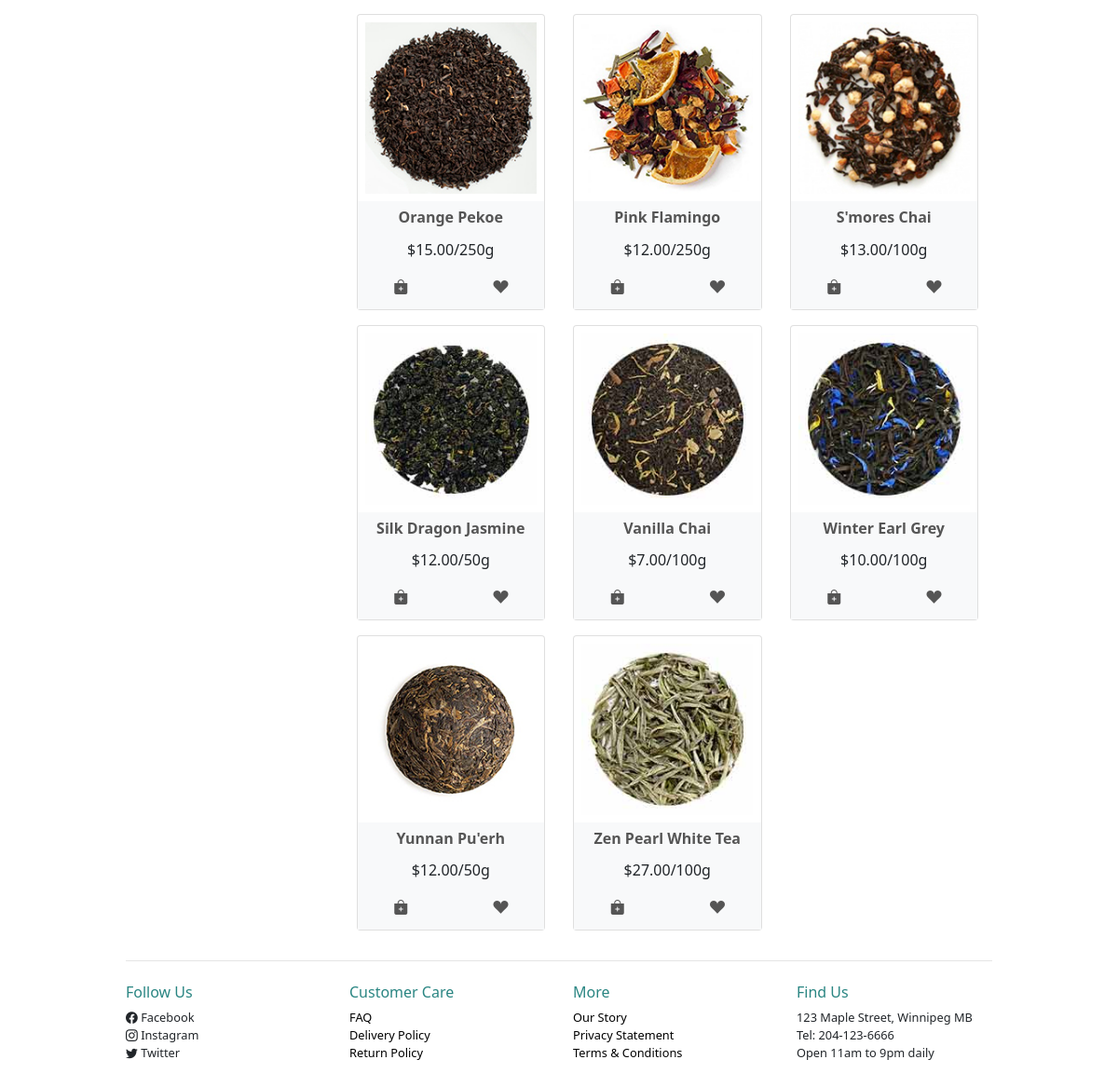
Before: /?page=teas (lower part) with the older database file.
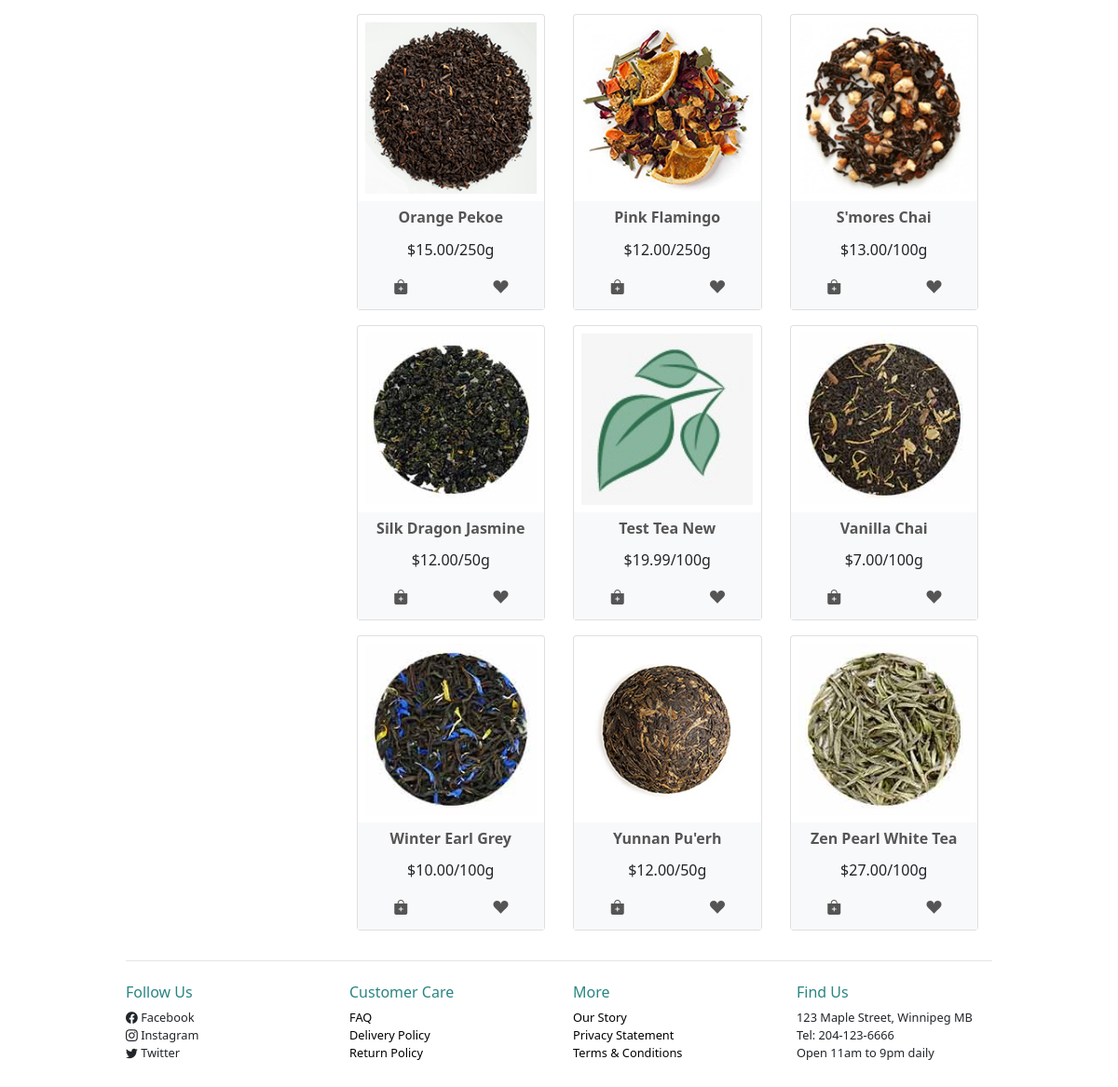
After: the same page with the newer database file.
### tables this page shows
CREATE TABLE `teas` (
  `id` int(11) NOT NULL AUTO_INCREMENT,
  `name` varchar(45) NOT NULL,
  `price` decimal(4,2) NOT NULL,
  `weight` enum('50g','100g','250g') NOT NULL,
  `type` enum('black','green','white','herbal','oolong','pu''erh','rooibos') NOT NULL,
  `caffeine` enum('high','medium','low','caffeine-free') DEFAULT NULL,
  `origin` varchar(45) DEFAULT NULL,
  `expire_date` date DEFAULT NULL,
  `organic` tinyint(1) NOT NULL DEFAULT 1,
  `ingredients` mediumtext DEFAULT NULL,
  `description` longtext DEFAULT NULL,
  `SKU` char(11) NOT NULL,
  `image` varchar(45) DEFAULT NULL,
  `created_at` datetime DEFAULT current_timestamp(),
  `updated_at` datetime DEFAULT NULL,
  `deleted_at` datetime DEFAULT NULL,
  PRIMARY KEY (`id`),
  FULLTEXT KEY `name` (`name`,`ingredients`)
);

### controllers/teas.php (called while the page is built, shortened)
<?php
require __DIR__ . '/../models/teas_model.php';
if(!empty($_GET['type'])){
    $teas = allTeasbyType($dbh, $_GET['type']);
    $title = 'Shop ' . ucwords($_GET['type']) . ' Tea:';
}elseif(!empty($_GET['caffeine'])){
    $teas = allTeasbyCaffeine($dbh, $_GET['caffeine']);
    $title = 'Shop ' .  ucwords($_GET['caffeine']) . ' Level:';
}else{
    $teas = allTeas($dbh);
}
require __DIR__ . '/../views/teas.php';

### public/index.php (called while the page is built, shortened)
<?php
try{
    $path = __DIR__ . '/../controllers/' . $_GET['page'] . '.php';
    require $path;
}catch(Exception $e){
    print_r($e->getMessage());
}

### models/teas_model.php (called while the page is built, shortened)
<?php
function allTeas(PDO $dbh):array
{
    $query = "SELECT
        teas.id,
        teas.name,
        teas.price,
        teas.weight,
        teas.image
        FROM teas
        WHERE deleted_at IS NULL
        ORDER by teas.name";
    $stmt = $dbh->query($query);
    $tea = $stmt->fetchAll();
    return $tea ?? [];
}

### views/includes/functions.php (called while the page is built, shortened)
<?php
function e(string $str): string
{
    return htmlentities($str, ENT_QUOTES, "UTF-8");
}

### views/teas.php (the view, shortened to what this page needs)
<?php require __DIR__ . '/includes/header.inc.php';?>
    <section id="sec-teas">
      <div class="container">
        <div class="row">
          <div class="col-3" id="teas-side-nav">
          </div>
          <div class="col">
            <div class="row" id="product-wrapper">
              <?php foreach($teas as $tea) : ?>
              <div class="col-4 mb-3">
                <div class="card">
                  <img src="images/<?=e($tea['image'])?>" class="card-img-top mx-auto d-block p-2" alt="<?=e($tea['name'])?>" style="width:200px;height:200px;">
                  <div class="card-body bg-light p-2">
                    <h6 class="card-title text-center font-weight-bold"><a href="/?page=teainfo&tea=<?=e($tea['id'])?>"><?=e($tea['name'])?></a></h6>
                    <p class="card-text text-center">$<?=e($tea['price'])?>/<?=e($tea['weight'])?></p>
                    <div class="row justify-content-around pb-1">
                      <span>
                        <a href="/?page=add_to_bag&tea_id=<?=e($tea['id'])?>"><i class="bi bi-bag-plus-fill"></i></a>
                      </span>
                      <span>
                        <a href="/?page=add_to_wish_list&tea_id=<?=e($tea['id'])?>"><i class="bi bi-suit-heart-fill"></i></a>
                      </span>
                    </div>
                  </div>
                </div>
              </div>
            <?php endforeach;?>
            </div>
          </div>
        </div>
      </div>
    </section>
<?php require __DIR__ . '/includes/footer.inc.php';?>

Changed rows visible on the page:
added teas: image (picture), name "Test Tea New", price "19.99", weight "100g"
